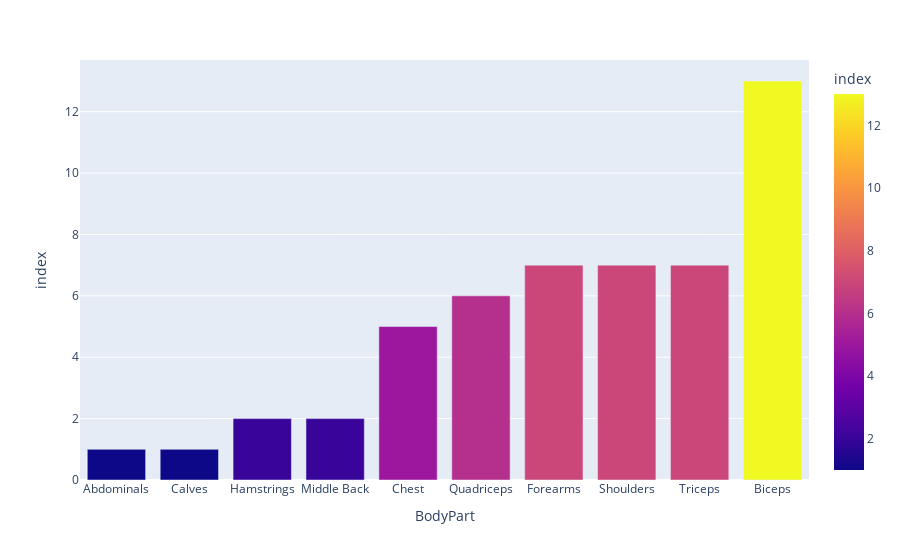

Write notebook code for a chart like this one.
### Code cell
beginner_bodyOnly = body_only.groupby(['BodyPart']).count()
beginner_bodyOnly= beginner_bodyOnly.sort_values(by='index')
fig = px.bar(beginner_bodyOnly, x=beginner_bodyOnly.index, y='index', color ='index')
fig.show()

### Figure 1 — Plotly figure (JSON) as saved in the notebook; plotly's stock layout.template omitted (floating-point values rounded to 4 significant figures)
{"data": [{"alignmentgroup": "True", "hovertemplate": "BodyPart=%{x}<br>index=%{marker.color}<extra></extra>", "legendgroup": "", "marker": {"color": [1, 1, 2, 2, 5, 6, 7, 7, 7, 13], "coloraxis": "coloraxis", "pattern": {"shape": ""}}, "name": "", "offsetgroup": "", "orientation": "v", "showlegend": false, "textposition": "auto", "type": "bar", "x": ["Abdominals", "Calves", "Hamstrings", "Middle Back", "Chest", "Quadriceps", "Forearms", "Shoulders", "Triceps", "Biceps"], "xaxis": "x", "y": [1, 1, 2, 2, 5, 6, 7, 7, 7, 13], "yaxis": "y"}], "layout": {"barmode": "relative", "coloraxis": {"colorbar": {"title": {"text": "index"}}, "colorscale": [[0, "#0d0887"], [0.1111, "#46039f"], [0.2222, "#7201a8"], [0.3333, "#9c179e"], [0.4444, "#bd3786"], [0.5556, "#d8576b"], [0.6667, "#ed7953"], [0.7778, "#fb9f3a"], [0.8889, "#fdca26"], [1, "#f0f921"]]}, "legend": {"tracegroupgap": 0}, "margin": {"t": 60}, "xaxis": {"anchor": "y", "domain": [0, 1], "title": {"text": "BodyPart"}}, "yaxis": {"anchor": "x", "domain": [0, 1], "title": {"text": "index"}}}}
